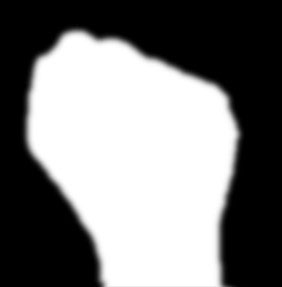
#> input picture examples/cv40examples-main/code/8手势识别/zero.jpg, 282 x 287 px
$ python 'extension绘制两幅图像的凸包.py'
#> lines starting #> are read from the running program, lines starting #| are printed output that depends on the picture; after the words box and inside, x2 and y2 are one past the last pixel; in counts of white or black regions, pixels touching at a corner belong together
# -*- coding: utf-8 -*-
"""
Created on Sat Jul  3 13:26:12 2021

@author: Administrator
"""

import cv2
# --------------读取原始图像------------------
zero = cv2.imread('zero.jpg')
#> zero is the input picture: shape (287, 282, 3); min 0, max 255, mean 124.3
one = cv2.imread('one.jpg')
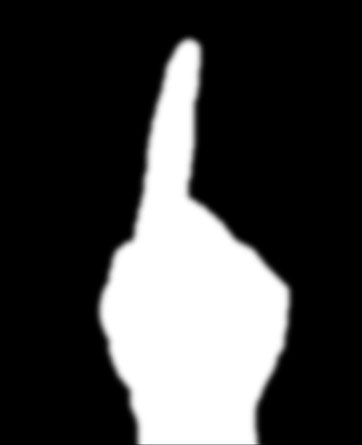
#> input picture examples/cv40examples-main/code/8手势识别/one.jpg, 362 x 445 px
#> one is the input picture: shape (445, 362, 3); min 0, max 255, mean 65
# --------------提取zero轮廓，绘制凸包------------------
gray = cv2.cvtColor(zero,cv2.COLOR_BGR2GRAY)
ret, binary = cv2.threshold(gray,127,255,cv2.THRESH_BINARY)
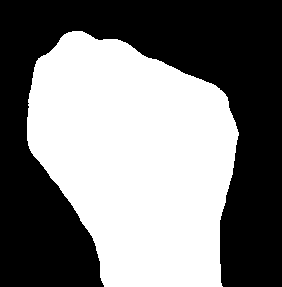
#> binary: shape (287, 282); 48.8% white; 1 white region
contours, hierarchy = cv2.findContours(binary,
                                             cv2.RETR_LIST,
                                             cv2.CHAIN_APPROX_SIMPLE)
#> contours = 1 contour; box (x1, y1, x2, y2) and area: (27, 31, 239, 287) 39134
hull = cv2.convexHull(contours[0])
#> hull = contour of 28 points, box (x1, y1, x2, y2) (27, 31, 239, 287), area 41478
cv2.polylines(zero, [hull], True, (0, 255, 0), 2)
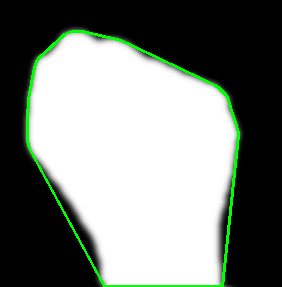
#> zero: shape (287, 282, 3); 2.54% of pixels changed, all inside (x1, y1, x2, y2) = (26, 30, 240, 287)
# --------------提取one轮廓，绘制凸包------------------
gray = cv2.cvtColor(one,cv2.COLOR_BGR2GRAY)
#> gray: shape (445, 362)
ret, binary = cv2.threshold(gray,127,255,cv2.THRESH_BINARY)
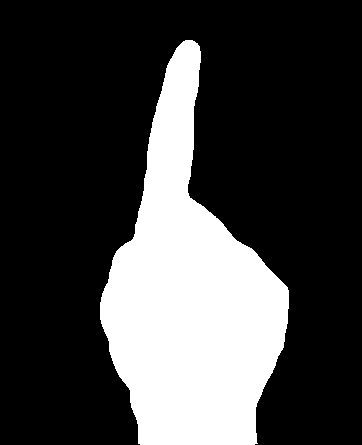
#> binary: shape (445, 362); 25.5% white; 1 white region
contours, hierarchy = cv2.findContours(binary,
                                             cv2.RETR_LIST,
                                             cv2.CHAIN_APPROX_SIMPLE)
#> contours = 1 contour; box (x1, y1, x2, y2) and area: (100, 40, 289, 445) 40623
hull = cv2.convexHull(contours[0])
#> hull = contour of 25 points, box (x1, y1, x2, y2) (100, 40, 289, 445), area 50660
cv2.polylines(one, [hull], True, (0, 0, 255), 2)
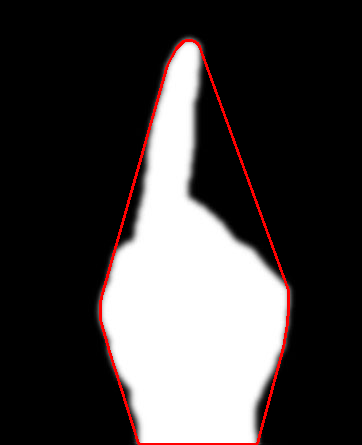
#> one: shape (445, 362, 3); 1.63% of pixels changed, all inside (x1, y1, x2, y2) = (99, 39, 290, 445)

# --------------显示凸包------------------
cv2.imshow("zero-result",zero)
cv2.imshow("one-result",one)
cv2.waitKey()
cv2.destroyAllWindows()
